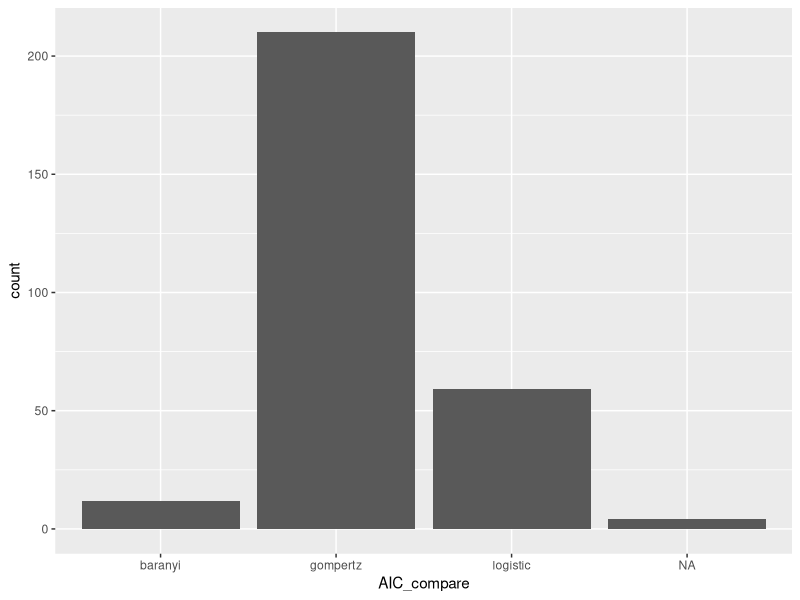
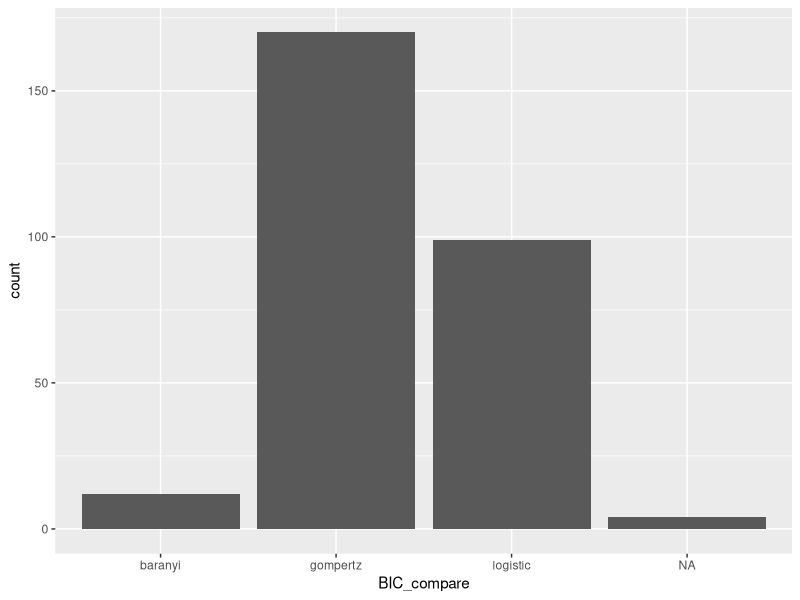
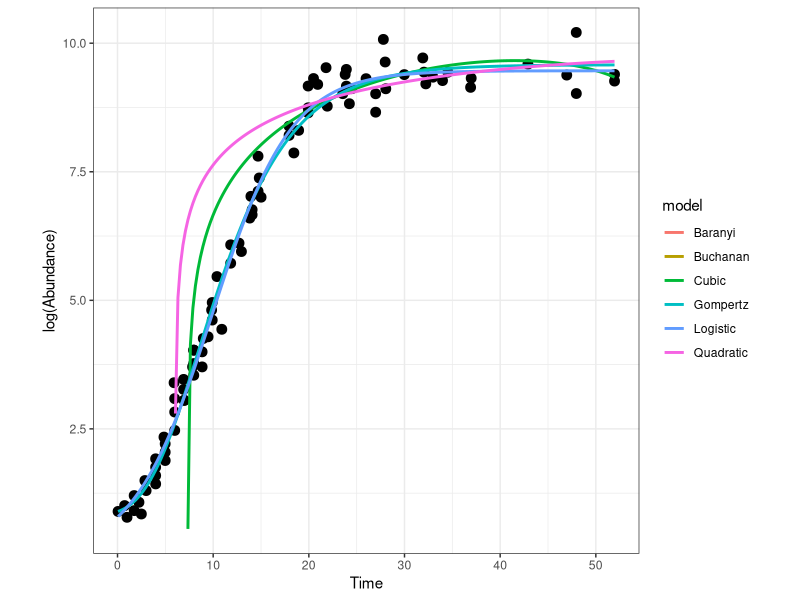

These charts were generated, in order, by the following R code: (Note: this script raises an error after producing the figures.)
###################################################################
# Prerequisite 
###################################################################

# clean up
rm(list = ls())

# import the required packages
require("ggplot2")
require("minpack.lm")
require("tidyverse")
require("tidyr")

# load dataset
data_subset <- read.csv("../data/data_subset.csv")

# data preparation
t <- as.numeric(data_subset$Time)
data_subset$log_pop <- log(data_subset$PopBio)

# factorizing the the dataframe for subsets
data_subset$ID <- as.factor(data_subset$ID)

###################################################################
# Definition of models
###################################################################

# Buchanan model
buchanan_model <- function(t, t_lag, t_max, N_max, N_0, r_max){
    t_max <- t_lag + ((N_max - N_0) / r_max)
    return(N_0 * I(t <= t_lag) + (N_0 + r_max * (t - t_lag)) * I(t > t_lag & t < t_max)
     + (N_max) * I(t >= t_max) & (t >= t_lag))
}

# Logistic model
logistic_model <- function(t, r_max, N_max, N_0){
    return(N_0 * N_max * exp(r_max * t)/(N_max + N_0 * (exp(r_max * t) - 1)))
}

# Gompertz model
gompertz_model <- function(t, r_max, N_max, N_0, t_lag){
    return(N_0 + (N_max - N_0) * exp(-exp(r_max * exp(1) * (t_lag - t)/((N_max - N_0) * log(10)) + 1)))
}

# Baranyi model
baranyi_model <- function(t, N_0, N_max, r_max, t_lag){
    return(N_0 + r_max * (t + (1/r_max) * log(exp(-r_max * t)
    + exp(-r_max * t_lag) - exp(-r_max * (t + t_lag))))
    -log(1+(exp(r_max*t + log(exp(-r_max*t+exp(-r_max * t_lag)-exp(-r_max*(t+t_lag)))))-1)
    / exp(N_max - N_0)))
}

# defining AIC and BIC calculation
AIC_func <- function(n, RSS, p){
    return(n + 2 + n * log((2 * pi) / n) + n * log(RSS) + 2 * p)
}
BIC_func <- function(n, RSS, p){
    return(n + 2 + n * log((2 * pi) / n) + n * log(RSS) + p * log(n))
}
AIC_small <- function(aic, n, RSS){
    return(n + 2 + n * log((2 * pi) / n) + n * log(RSS))
}

# Initialization and pre-allocation
count <- 0
plot_list <- vector("list")
AIC_list <- vector("list")
BIC_list <- vector("list")

###############################################################################
# Model fitting
###############################################################################

for (i in unique(data_subset$ID)){
    # Initialise
    sub <- subset(data_subset, data_subset$ID == i)
    N_0_start <- min(sub$log_pop)
    N_max_start <- max(sub$log_pop)
    n_row <- nrow(sub)
    t <- seq(min(sub$Time), max(sub$Time), len=200)
    count <- count + 1

    # calculation of maximum growth rate
    r_max_start <- 0; 
    for (x in 2:length(sub$Time)){
        roll <- (sub[x, "log_pop"] - sub[x-1, "log_pop"])/(sub[x, "Time"] - sub[x-1, "Time"])
        if (roll > r_max_start & roll != "NaN"){
            r_max_start <- roll;
            loc <- x}
    }
    r_max_start <- as.numeric(r_max_start)
    t_lag_start <- sub[loc, "Time"] - (sub[loc, "log_pop"] - N_0_start) / r_max_start

    # quadratic model
    quadratic_model <- lm(PopBio ~ poly(Time, 2), data = sub)
    quadratic_predict <- predict.lm(quadratic_model, data.frame(Time = t))

    # cubic model
    cubic_model <- lm(PopBio ~ poly(Time, 3), data = sub)
    cubic_predict <- predict.lm(cubic_model, data.frame(Time = t))
    
    # buchanan model
    fit_buchanan <- try(nlsLM(log(PopBio) ~ buchanan_model(t = Time, t_lag, t_max, N_0, r_max),
                    data = subset,
                    start = list(
                    t_lag = t_lag_start,
                    t_max = t_max_start,
                    N_0 = N_0_start,
                    r_max = r_max_start),
                    control = nls.lm.control(200)),
                    silent = TRUE)

    # logistic model
    fit_logistic <- try(nlsLM(log(PopBio) ~ logistic_model(t = Time, r_max, N_max, N_0),
        data = sub, 
        start = list(r_max = r_max_start, N_0 = N_0_start, N_max = N_max_start),
        control = list(maxiter = 200)), silent = TRUE)

    # gompertz model
    fit_gompertz <- try(nlsLM(log(PopBio) ~ gompertz_model(t = Time, r_max, N_max, N_0, t_lag), 
                        data = sub,
                        start = list(r_max = r_max_start, N_0 = N_0_start, 
                        N_max = N_max_start,
                        t_lag = t_lag_start),
                        control = nls.lm.control(maxiter = 100)),
                        silent = TRUE)

    # baranyi model
    fit_baranyi <- try(nlsLM(log(PopBio) ~ baranyi_model(t = Time, N_0, N_max, r_max, 
                        t_lag), 
                        data = sub,
                        start = list(N_0 = N_0_start,
                        N_max = N_max_start,
                        r_max = r_max_start,
                        t_lag = t_lag_start),
                        control = nls.lm.control(maxiter = 100)),
                        silent = TRUE)

    # Model Comparison
    # AIC and BIC generation
    if (class(quadratic_model) == 'lm'){
        p_quadratic <- length(coef(quadratic_model))
        residuals_qua <- (residuals(quadratic_model))^2
        residuals_qua[is.nan(residuals_qua)] <- 0
        RSS_quadratic <- sum(log(residuals_qua))
        AIC_quadratic <- AIC_func(n_row, RSS_quadratic, p_quadratic)
        if(length(quadratic_model) < 10){
            AIC_quadratic <- AIC_small(AIC_quadratic, n_row, RSS_quadratic)
        }
        BIC_quadratic <- BIC_func(n_row, RSS_quadratic, p_quadratic)
    } else {
        AIC_quadratic <- "NA"
        BIC_quadratic <- "NA"
    }

    if (class(cubic_model) == 'lm'){
        p_cubic <- length(coef(cubic_model))
        residuals_cubic <- (residuals(cubic_model))^2
        RSS_cubic <- sum(log(residuals_cubic))
        AIC_cubic <- AIC_func(n_row, RSS_cubic, p_cubic)
        if(length(cubic_model) < 10){
            AIC_cubic <- AIC_small(AIC_cubic, n_row, RSS_cubic)
        }
        BIC_cubic <- BIC_func(n_row, RSS_cubic, p_cubic)
    } else {
        AIC_cubic <- "NA"
        BIC_cubic <- "NA"
    }

    if (class(fit_logistic) == 'nls'){
        p_logistic <- length(coef(fit_logistic))
        residuals_logistic <- (residuals(fit_logistic))^2
        RSS_logistic <- sum(residuals_logistic)
        AIC_logistic <- AIC_func(n_row, RSS_logistic, p_logistic)
        if(length(fit_logistic) < 10){
            AIC_logistic <- AIC_small(AIC_logistic, n_row, RSS_logistic)
        }
        BIC_logistic <- BIC_func(n_row, RSS_logistic, p_logistic)
    } else {
        AIC_logistic <- "NA"
        BIC_logistic <- "NA"
    }

    if (class(fit_gompertz) == 'nls'){
        p_gompertz <- length(coef(fit_gompertz))
        residuals_gompertz <- (residuals(fit_gompertz))^2
        RSS_gompertz <- sum(residuals_gompertz)
        AIC_gompertz <- AIC_func(n_row, RSS_gompertz, p_gompertz)
        if(length(fit_gompertz) < 10){
            AIC_gompertz <- AIC_small(AIC_gompertz, n_row, RSS_gompertz)
        }
        BIC_gompertz <- BIC_func(n_row, RSS_gompertz, p_gompertz)
    } else {
        AIC_gompertz <- "NA"
        BIC_gompertz <- "NA"
    }

    if (class(fit_baranyi) == 'nls'){
        p_baranyi <- length(coef(fit_baranyi))
        residuals_baranyi <- (residuals(fit_baranyi))^2
        RSS_baranyi <- sum(residuals_baranyi)
        AIC_baranyi <- AIC_func(n_row, RSS_baranyi, p_baranyi)
        if(length(fit_baranyi) < 10){
            AIC_baranyi <- AIC_small(AIC_baranyi, n_row, RSS_baranyi)
        }
        BIC_baranyi <- BIC_func(n_row, RSS_baranyi, p_baranyi)
    } else {
        AIC_baranyi <- "NA"
        BIC_baranyi <- "NA"
    }

    if (class(fit_buchanan) == 'nls'){
        p_buchanan <- length(fit_buchanan)
        residuals_buchanan <- (residuals(fit_buchanan))^2
        RSS_buchanan <- sum(residuals_buchanan)
        AIC_buchanan <- AIC_func(n_row, RSS_buchanan, p_buchanan)
        if(length(fit_buchanan) < 10){
            AIC_buchanan <- AIC_small(AIC_buchanan, n_row, RSS_buchanan)
        }
        BIC_buchanan <- BIC_func(n_row, RSS_buchanan, p_buchanan)
    } else {
        AIC_buchanan <- "NA"
        BIC_buchanan <- "NA"
    }    

    # create dataframe
    df1 <- data.frame(t, log(quadratic_predict))
    df1$model <- "Quadratic"
    names(df1) <- c("Time", "pop", "model")

    df2 <- data.frame(t, log(cubic_predict))
    df2$model <- "Cubic"
    names(df2) <- c("Time", "pop", "model")

    if (AIC_logistic != "NA"){
        logistic_points <- logistic_model(t, 
                    r_max = coef(fit_logistic)["r_max"],
                    N_max = coef(fit_logistic)["N_max"],
                    N_0 = coef(fit_logistic)["N_0"])
        df3 <- data.frame(t, logistic_points)
        df3$model <- "Logistic"
        names(df3) <- c("Time", "pop", "model")
    }

    if (AIC_gompertz != "NA"){
        gompertz_points <- gompertz_model(t, 
                    r_max = coef(fit_gompertz)["r_max"],
                    N_max = coef(fit_gompertz)["N_max"],
                    N_0 = coef(fit_gompertz)["N_0"],
                    t_lag = coef(fit_gompertz)["t_lag"])
        df4 <- data.frame(t, gompertz_points)
        df4$model <- "Gompertz"
        names(df4) <- c("Time", "pop", "model")
    }

    if (AIC_baranyi != "NA"){
        baranyi_points <- baranyi_model(t, 
                    N_max = coef(fit_baranyi)["N_max"],
                    N_0 = coef(fit_baranyi)["N_0"],
                    r_max = coef(fit_baranyi)["r_max"],
                    t_lag = coef(fit_baranyi)["t_lag"])
        df5 <- data.frame(t, baranyi_points)
        df5$model <- "Baranyi"
        names(df5) <- c("Time", "pop", "model")
    } else {
        NA_5 <- rep(NA, length(t))
        df5 <- data.frame(t, NA_5)
        df5$model <- "Baranyi"
        names(df5) <- c("Time", "pop", "model")
    }

    if (AIC_buchanan != "NA"){
        buchanan_points <- buchanan_model(t,
                    t_lag = coef(fit_buchanan)["t_lag"],
                    t_max = coef(fit_buchanan)["t_max"],
                    N_max = coef(fit_buchanan)["N_max"],
                    N_0 = coef(fit_buchanan)["N_0"],
                    r_max = coef(fit_buchanan)["r_max"])
        df6 <- data.frame(t, buchanan_points)
        df6$model <- "Buchanan"
        names(df6) <- c("Time", "pop", "model")
    } else {
        NA_6 <- rep(NA, length(t))
        df6 <- data.frame(t, NA_6)
        df6$model <- "Buchanan"
        names(df6) <- c("Time", "pop", "model")
    }

    AIC_list[[i]] <- c(AIC_quadratic, AIC_cubic, AIC_logistic, AIC_gompertz, 
                    AIC_baranyi)
    BIC_list[[i]] <- c(BIC_quadratic, BIC_cubic, BIC_logistic, BIC_gompertz,
                    BIC_baranyi)

    # Creating plots
    results <- rbind(df1, df2, df3, df4, df5, df6)
    p <- ggplot(data = sub, aes(x = Time, y = log_pop)) +
        geom_point(size = 3) +
        geom_line(data = results, aes(x = Time, y = pop, col = model), size = 1) +
        theme_bw() +
        theme(aspect.ratio = 1) +
        labs(x = "Time", y = "log(Abundance)")
    plot_list[[i]] <- p
}

# save and export data
AIC_data <- data.frame(do.call(rbind, AIC_list))
names(AIC_data) <- c("quadratic", "cubic", "logistic", "gompertz", "baranyi")
BIC_data <- data.frame(do.call(rbind, BIC_list))
names(BIC_data) <- c("quadratic", "cubic", "logistic", "gompertz", "baranyi")

AIC_compare <- colnames(AIC_data)[as.numeric(apply(AIC_data, 1, which.min))]
BIC_compare <- colnames(BIC_data)[as.numeric(apply(BIC_data, 1, which.min))]

AIC_plot <- ggplot(data.frame(AIC_compare), aes(x = AIC_compare)) +
                geom_bar()
BIC_plot <- ggplot(data.frame(BIC_compare), aes(x = BIC_compare)) +
                geom_bar()

write.csv(AIC_data, "../results/AIC_comparison.csv")
write.csv(BIC_data, "../results/BIC_comparison.csv")

pdf("../results/plot_subsets.pdf")
print(plot_list)
graphics.off()

pdf("../results/AIC_plot.pdf")
print(AIC_plot)
graphics.off()

pdf("../results/BIC_plot.pdf")
print(BIC_plot)
graphics.off()

##################################
###### Comparing the models ######
##################################

#model_frame <- rbind(df1, df2, df3, df4, df5, df6)

# generation of the graph
#p <- ggplot(data_subset, aes(x = t, y = log_pop)) +
#    geom_point(size = 3) +
#    geom_line(data = model_frame, aes(x = Time, y = LogN, col = model),
#        linewidth = 1) +
#    theme(aspect.ratio = 1) +
#    labs(x = "Time", y = "Cell number")

# AIC and BIC values of the fitted models
#AIC <- data.frame("AIC", AIC(quadratic_model), AIC(cubic_model),
#    AIC(fit_buchanan), AIC(fit_baranyi), AIC(fit_logistic), AIC(fit_gompertz))
#BIC <- data.frame("BIC", BIC(quadratic_model), BIC(cubic_model),
#    BIC(fit_buchanan), BIC(fit_baranyi), BIC(fit_logistic), BIC(fit_gompertz))
#names(AIC) <- c("Criteria", "Quadratic", "Cubic", "Buchanan",
#    "Baranyi", "Logistic", "Gompertz")
#names(BIC) <- c("Criteria", "Quadratic", "Cubic", "Buchanan", 
#    "Baranyi", "Logistic", "Gompertz")
#comparison <- rbind(AIC, BIC)
#write.csv(comparison, "../results/model_comparison.csv",
#    row.names = TRUE)

##
